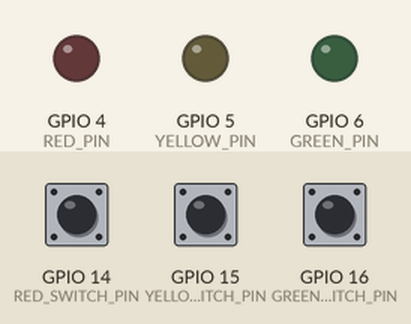
The program below on a simulated Raspberry Pi (BCM pin numbers). Shown: output pins drawn as LEDs (lit = HIGH). The inputs (shaded band) are chosen by the test bench; at power-on: GPIO 14 (RED_SWITCH_PIN) LOW, GPIO 15 (YELLOW_SWITCH_PIN) LOW, GPIO 16 (GREEN_SWITCH_PIN) LOW.

Above: at 1.2 s.
1.3 s: GPIO 14 (RED_SWITCH_PIN) pulled HIGH for 0.15 s
At 1.37 s:
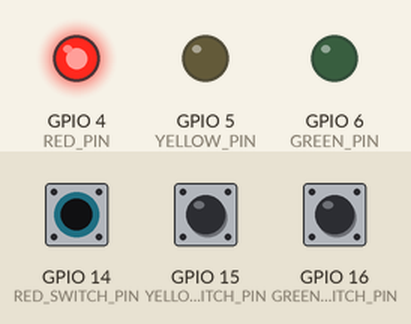
2.9 s: GPIO 15 (YELLOW_SWITCH_PIN) pulled HIGH for 0.15 s
At 2.97 s:
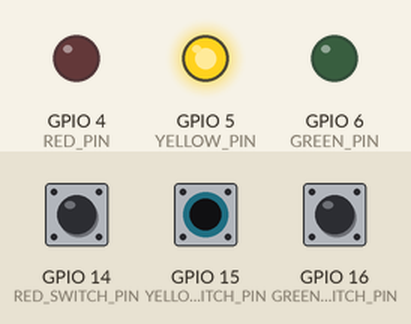
4.5 s: GPIO 16 (GREEN_SWITCH_PIN) pulled HIGH for 0.15 s
At 4.57 s:
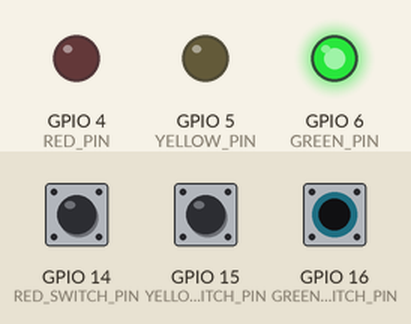
6.1 s: GPIO 16 (GREEN_SWITCH_PIN) pulled HIGH for 3.2 s
At 9.6 s:
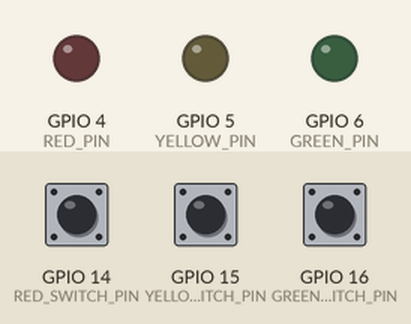
10.8 s: GPIO 14 (RED_SWITCH_PIN) pulled HIGH for 3.2 s
At 11.9 s:
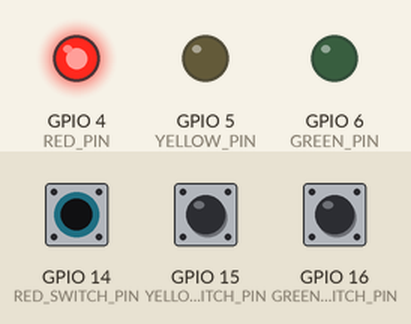
Timing chart, 0 to 15.5 s (numbered marks = the images above; inputs shaded):
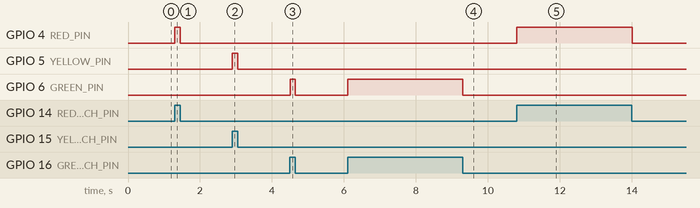

Measured:
- after the input at 1.3 s, GPIO 4 (RED_PIN): LOW → HIGH at once, → LOW 0.15 s later
- after the input at 2.9 s, GPIO 5 (YELLOW_PIN): LOW → HIGH at once, → LOW 0.15 s later
- after the input at 4.5 s, GPIO 6 (GREEN_PIN): LOW → HIGH at once, → LOW 0.15 s later
- after the input at 6.1 s, GPIO 6 (GREEN_PIN): LOW → HIGH at once, → LOW 3.2 s later
- after the input at 10.8 s, GPIO 4 (RED_PIN): LOW → HIGH at once, → LOW 3.2 s later

The program:

switch_led_task.py
```python
import RPi.GPIO as GPIO

RED_PIN = 4
RED_SWITCH_PIN = 14

YELLOW_PIN = 5
YELLOW_SWITCH_PIN = 15

GREEN_PIN = 6
GREEN_SWITCH_PIN = 16

GPIO.setmode(GPIO.BCM)

GPIO.setup(RED_PIN, GPIO.OUT)
GPIO.setup(YELLOW_PIN, GPIO.OUT)
GPIO.setup(GREEN_PIN, GPIO.OUT)

GPIO.setup(RED_SWITCH_PIN, GPIO.IN, pull_up_down=GPIO.PUD_DOWN)
GPIO.setup(YELLOW_SWITCH_PIN, GPIO.IN, pull_up_down=GPIO.PUD_DOWN)
GPIO.setup(GREEN_SWITCH_PIN, GPIO.IN, pull_up_down=GPIO.PUD_DOWN)

try:
  while True:
    redVal = GPIO.input(RED_SWITCH_PIN)
    yellowVal = GPIO.input(YELLOW_SWITCH_PIN)
    greenVal = GPIO.input(GREEN_SWITCH_PIN)
    GPIO.output(RED_PIN, redVal)
    GPIO.output(YELLOW_PIN, yellowVal)
    GPIO.output(GREEN_PIN, greenVal)

finally:
  GPIO.cleanup()
  print("Clean up and exit")
```
